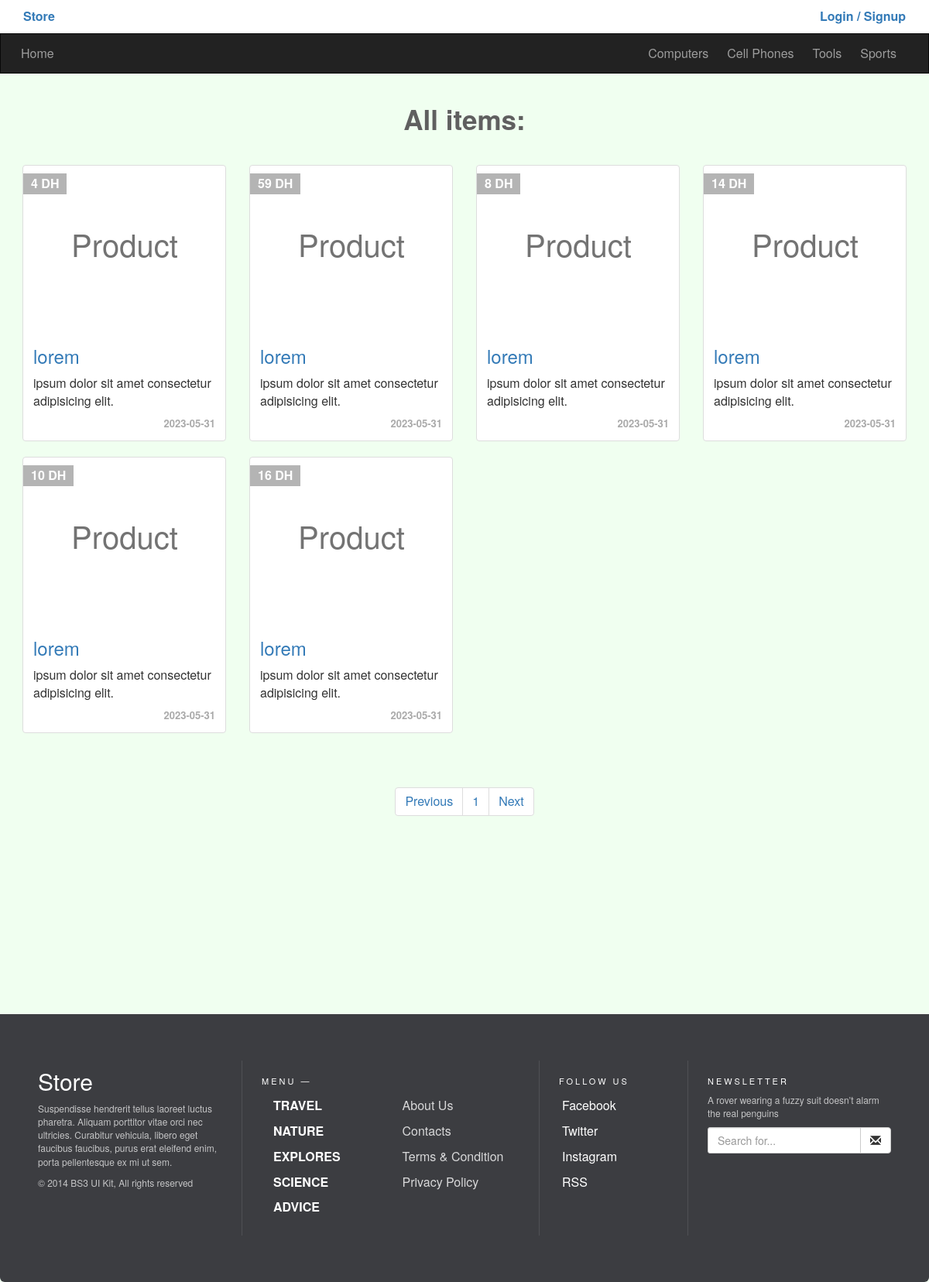
The page / on the database its author committed.
### tables this page shows
CREATE TABLE `categories` (
  `ID` int(11) NOT NULL,
  `Name` varchar(255) NOT NULL,
  `Description` text NOT NULL,
  `parent` int(11) NOT NULL,
  `Ordering` int(11) DEFAULT NULL,
  `Visibility` tinyint(4) NOT NULL DEFAULT 0,
  `Allow_Comment` tinyint(4) NOT NULL DEFAULT 0,
  `Allow_Ads` tinyint(4) NOT NULL DEFAULT 0
);

CREATE TABLE `items` (
  `Item_ID` int(11) NOT NULL,
  `Name` varchar(255) NOT NULL,
  `Description` text NOT NULL,
  `Price` varchar(255) NOT NULL,
  `Add_Date` date NOT NULL,
  `Country_Made` varchar(255) NOT NULL,
  `Image` varchar(255) DEFAULT NULL,
  `Status` varchar(255) DEFAULT NULL,
  `Rating` smallint(6) DEFAULT NULL,
  `Approve` tinyint(4) NOT NULL DEFAULT 0,
  `Cat_ID` int(11) NOT NULL,
  `Member_ID` int(11) NOT NULL,
  `tags` varchar(255) DEFAULT NULL
);

### init.php (called while the page is built, shortened)
<?php
	include 'admin/connect.php';
	$tpl 	= 'includes/templates/';
	$func	= 'includes/functions/';
	$css 	= 'layout/css/';
	include $func . 'functions.php';
	include $tpl . 'header.php';

### includes/functions/functions.php (called while the page is built, shortened)
<?php
	function getAllFrom($field, $table, $where = NULL, $and = NULL, $orderfield="", $ordering = "DESC") {
		global $con;
		$getAll = $con->prepare("SELECT $field FROM $table $where $and ORDER BY $orderfield $ordering");
		$getAll->execute();
		$all = $getAll->fetchAll();
		return $all;
	}

### index.php (the view, shortened to what this page needs)
<?php
	include 'init.php';
?>
<div class="container">
		<h1 class="text-center">All items:</h1>
	<div class="row">
		<?php
			$allItems = getAllFrom('*', 'items', 'where Approve = 1', '', 'Item_ID');
			if(isset($_GET['pageN']) && is_numeric($_GET['pageN']))
			{
			$pageN = intval($_GET['pageN']);
			}else{
			$pageN = 1;
		}
			$max = 6;
			$skip = ( $pageN  - 1 ) * $max;
			$max = $skip + $max;
			$data_count = count($allItems);
			while($skip < $max){
				echo '<div class="col-sm-6 col-md-3">';
					echo '<div class="thumbnail item-box">';
						echo '<span class="price-tag">' . $allItems[$skip]['Price'] . ' DH</span>';
						echo '<img class="img-responsive"  src="img.png" alt="" />';
						echo '<div class="caption">';
							echo '<h3><a href="items.php?itemid='. $allItems[$skip]['Item_ID'] .'">' . $allItems[$skip]['Name'] .'</a></h3>';
							echo '<p>' . $allItems[$skip]['Description'] . '</p>';
							echo '<div class="date">' . $allItems[$skip]['Add_Date'] . '</div>';
						echo '</div>';
					echo '</div>';
				echo '</div>';
				$skip++;
			}
			$prevN = ( $pageN > 1) ? ($pageN -1 ) : 1;
			$nextN = ( ( $pageN * 6 )+ 1 < $data_count) ? ($pageN + 1 ) : $pageN;
			echo '
					<div class="container " align="center">
							<ul id="pagination" class="pagination pagination-comp">
								<li id="prev"><a href="index.php?pageN='. $prevN .'">Previous</a></li>';
								 for($i = 1; $i < $data_count/6; $i++){
									 echo '<li id="item"><a href="index.php?pageN='.$i.'">'.$i.'</a></li>';
								 }
			echo 			'<li id="next"><a href="index.php?pageN='. $nextN .'">Next</a></li>
							</ul>
					</div>
			';
		?>
	</div>
</div>
<?php
	include $tpl . 'footer.php';
?>

### includes/templates/header.php (shortened to what this page needs)
<!DOCTYPE html>
<html>
	<head>
		<link rel="stylesheet" href="<?php echo $css ?>bootstrap.css" />
		<link rel="stylesheet" href="<?php echo $css ?>font-awesome.min.css" />
		<link rel="stylesheet" href="<?php echo $css ?>jquery-ui.css" />
		<link rel="stylesheet" href="<?php echo $css ?>jquery.selectBoxIt.css" />
		<link rel="stylesheet" href="<?php echo $css ?>front.css" />
	</head>
	<body>
	<div class="upper-bar">
		<div class="container">
			<a class="c-green" href="index.php">
				<b class="pull-left" ><?php if(isset($_SESSION["user"]))  echo "" ; else echo "Store"?></b>
			</a>
			<?php
				if (isset($_SESSION['user'])) { ?>
				<img class="my-image img-thumbnail img-circle" src="img.png" alt="" />
				<div class="btn-group my-info">
					<span class="btn btn-default dropdown-toggle" data-toggle="dropdown">
						<?php echo $sessionUser ?>
						<span class="caret"></span>
					</span>
					<ul class="dropdown-menu">
						<li><a href="profile.php">Profile</a></li>
						<li><a href="newad.php">New Item</a></li>
						<li><a href="profile.php#my-ads">My Items</a></li>
						<li><a href="logout.php">Logout</a></li>
					</ul>
				</div>
				<?php
				} else {
			?>
			<a class="c-green" href="login.php">
				<b class="pull-right">Login / Signup</b>
			</a>
			<?php } ?>
		</div>
	</div>
	<nav class="navbar navbar-inverse">
	  <div class="container">
	    <div class="navbar-header">
	      <a class="navbar-brand" href="index.php">Home</a>
	    </div>
	    <div class="collapse navbar-collapse" id="app-nav">
	      <ul class="nav navbar-nav navbar-right">
	      <?php
	      	$allCats = getAllFrom("*", "categories", "where parent = 0", "", "ID", "ASC");
			foreach ($allCats as $cat) {
				echo
				'<li>
					<a href="categories.php?pageid=' . $cat['ID'] . '">
						' . $cat['Name'] . '
					</a>
				</li>';
			}
	      ?>
	      </ul>
	    </div>
	  </div>
	</nav>

### layout/css/front.css (style rules this page uses)
body { background-color: rgb(240, 255, 240); font-size: 16px; }
.c-green { color: #337AB7; }
h1 { font-size: 35px; margin: 40px 0; font-weight: bold; color: rgb(95, 95, 95); }
.navbar { border-radius: 0; margin-bottom: 0; }
.nav > li > a, .navbar-brand { padding: 15px 12px; }
.navbar-brand { font-size: 1em; }
.upper-bar { padding: 10px; background-color: #FFF }
.item-box { position: relative; }
.item-box .price-tag { background-color: #B4B4B4; padding: 2px 10px; position: absolute; left: 0; top: 10px; font-weight: bold; color: #FFF; }
.item-box .caption p { height: 44px; max-height: 44px; }
.thumbnail .date { text-align: right; font-size: 13px; color: #AAA; font-weight: bold; }
.row { display: -ms-flexbox; display: flex; -ms-flex-wrap: wrap; flex-wrap: wrap; margin: 0 -16px; }
.pagination-comp { margin-top: 5rem; margin-bottom: 25rem; }

### rows shown on the page
categories: Name "Computers"
categories: Name "Cell Phones"
categories: Name "Tools"
categories: Name "Sports"
items: Price "4", Name "lorem", Description "ipsum dolor sit amet consectetur adipisicing elit.", Add_Date "2023-05-31"
items: Price "59", Name "lorem", Description "ipsum dolor sit amet consectetur adipisicing elit.", Add_Date "2023-05-31"
items: Price "8", Name "lorem", Description "ipsum dolor sit amet consectetur adipisicing elit.", Add_Date "2023-05-31"
items: Price "14", Name "lorem", Description "ipsum dolor sit amet consectetur adipisicing elit.", Add_Date "2023-05-31"
items: Price "10", Name "lorem", Description "ipsum dolor sit amet consectetur adipisicing elit.", Add_Date "2023-05-31"
items: Price "16", Name "lorem", Description "ipsum dolor sit amet consectetur adipisicing elit.", Add_Date "2023-05-31"
